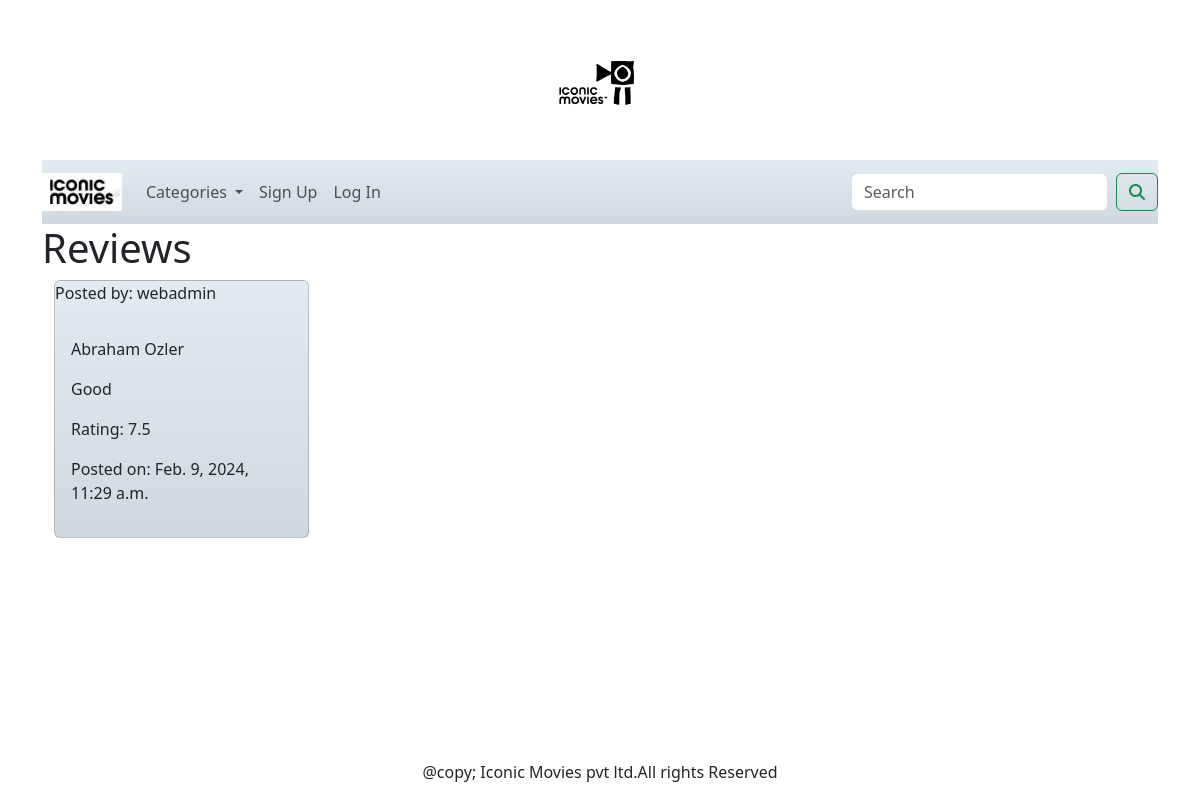
Page /data/movie/12/reviews on the committed database.
### movieapp/models.py (models this page shows, shortened)
class Review(models.Model):
    movie=models.ForeignKey(Movies,on_delete=models.CASCADE)
    user=models.ForeignKey(User,on_delete=models.CASCADE)
    review = models.TextField()
    rating = models.FloatField()
    status=models.BooleanField()
    posted = models.DateTimeField(auto_now_add=True)

class Movies(models.Model):
    title = models.CharField(max_length=250)
    slug = models.SlugField(max_length=250, unique=True)
    category = models.ForeignKey(Category, on_delete=models.CASCADE)
    actors = models.TextField()
    desc = models.TextField()
    year = models.IntegerField()
    rel_d = models.DateField()
    t_link = models.URLField(max_length=500)
    added_by=models.ForeignKey(User,on_delete=models.CASCADE)
    img = models.ImageField(upload_to='poster', default='null')
    class Meta:
        ordering = ('title',)
        verbose_name = 'movie'
        verbose_name_plural = 'movies'
    def __str__(self):
        return '{}'.format(self.title)

### dataapp/views.py (the view)
# urls.py: path('movie/<int:movie_id>/reviews', views.list_reviews, name='list_reviews'),
def list_reviews(request,movie_id):
    reviews = Review.objects.all().filter(movie_id=movie_id,status=True)
    return render(request, 'review.html', {'reviews': reviews})

### movieapp/context_processors.py (called while the page is built)
def menu_links(request):
    links = Category.objects.all()
    return {'links': links}

### movieapp/models.py (called while the page is built)
    def get_url(self):
        return reverse('movieapp:movie_cat', args=[self.slug])

### templates/review.html
{% extends 'base.html' %}
{% load static %}
{% block content %}
<h1>Reviews</h1>
    <div class="container">
        <div class="row">
          {% for review in reviews %}
                <div class="col-3 col-sm-3 col-md-3 col-lg-3">
                    <div class="card">
                       <p>Posted by: {{ review.user.username }}</p>
            <div class="card-body">
              <p>{{review.movie}}</p>
        <p>{{ review.review }}</p>
        <p>Rating: {{ review.rating }}</p>
            <p>Posted on: {{ review.posted }}</p>
            </div>
                             </div>
                </div>
            {% endfor %}
   </div>
           </div>
{% endblock %}

### static/css/styles.css (style rules this page uses)
.card { background-image: linear-gradient(to top, #cfd9df 0%, #e2ebf0 100%); margin-bottom:20px; }

### rows in the picture
Review: user.username "webadmin", movie "Abraham Ozler", review "Good", rating "7.5", posted "Feb. 9, 2024, 11:29 a.m."
